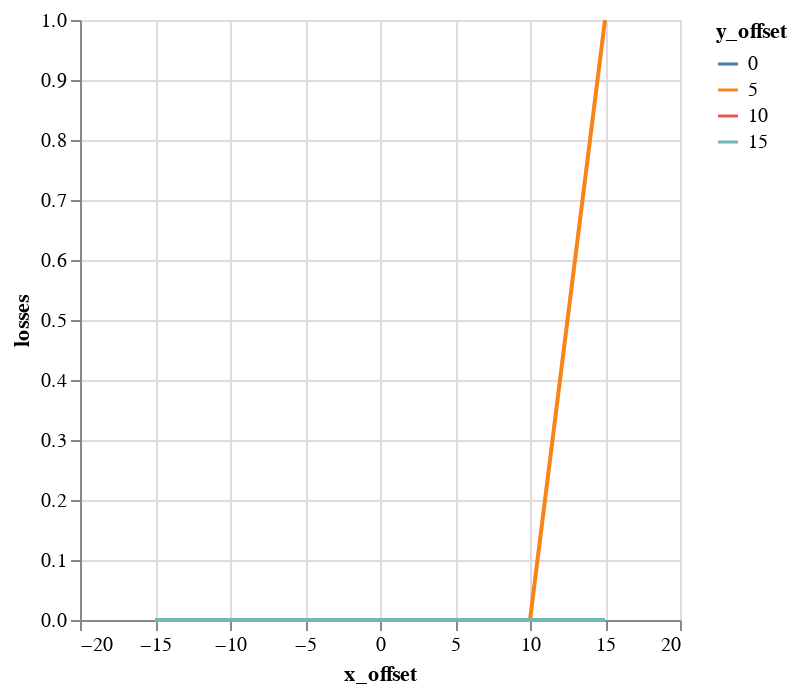

Notebook cell for this chart:
### Code cell
alt.Chart(emit_df).mark_line().encode(
    color='y_offset:N',
    x='x_offset',
    y='losses',
)

### Figure 1 — Vega-Lite specification as saved in the notebook (floating-point values rounded to 4 significant figures)
{"$schema": "https://vega.github.io/schema/vega-lite/v1.2.1.json", "data": {"values": [{"losses": 0, "relbeta": 0.002308, "sourceID": 16777222, "sourceName": "x_-15_y_0", "x_emittance": 1.673, "x_emittance_rel": 1.032, "x_norm_emittance": 0.003863, "x_offset": -15, "y_emittance": 1.571, "y_emittance_rel": 0.9992, "y_norm_emittance": 0.003627, "y_offset": 0}, {"losses": 0, "relbeta": 0.002308, "sourceID": 16777229, "sourceName": "x_-15_y_5", "x_emittance": 1.643, "x_emittance_rel": 1.032, "x_norm_emittance": 0.003794, "x_offset": -15, "y_emittance": 1.598, "y_emittance_rel": 1.002, "y_norm_emittance": 0.003688, "y_offset": 5}, {"losses": 0, "relbeta": 0.002308, "sourceID": 16777236, "sourceName": "x_-15_y_10", "x_emittance": 1.67, "x_emittance_rel": 1.033, "x_norm_emittance": 0.003854, "x_offset": -15, "y_emittance": 1.611, "y_emittance_rel": 1.009, "y_norm_emittance": 0.003718, "y_offset": 10}, {"losses": 0, "relbeta": 0.002308, "sourceID": 16777243, "sourceName": "x_-15_y_15", "x_emittance": 1.772, "x_emittance_rel": 1.06, "x_norm_emittance": 0.00409, "x_offset": -15, "y_emittance": 1.677, "y_emittance_rel": 1.009, "y_norm_emittance": 0.00387, "y_offset": 15}, {"losses": 0, "relbeta": 0.002309, "sourceID": 16777220, "sourceName": "x_-10_y_0", "x_emittance": 1.593, "x_emittance_rel": 1.001, "x_norm_emittance": 0.003677, "x_offset": -10, "y_emittance": 1.554, "y_emittance_rel": 1.001, "y_norm_emittance": 0.003587, "y_offset": 0}, {"losses": 0, "relbeta": 0.002309, "sourceID": 16777227, "sourceName": "x_-10_y_5", "x_emittance": 1.608, "x_emittance_rel": 0.997, "x_norm_emittance": 0.003712, "x_offset": -10, "y_emittance": 1.584, "y_emittance_rel": 1.002, "y_norm_emittance": 0.003656, "y_offset": 5}, {"losses": 0, "relbeta": 0.002309, "sourceID": 16777234, "sourceName": "x_-10_y_10", "x_emittance": 1.494, "x_emittance_rel": 1.005, "x_norm_emittance": 0.00345, "x_offset": -10, "y_emittance": 1.68, "y_emittance_rel": 1.009, "y_norm_emittance": 0.003878, "y_offset": 10}, {"losses": 0, "relbeta": 0.002309, "sourceID": 16777241, "sourceName": "x_-10_y_15", "x_emittance": 1.468, "x_emittance_rel": 1.013, "x_norm_emittance": 0.003389, "x_offset": -10, "y_emittance": 1.644, "y_emittance_rel": 1.006, "y_norm_emittance": 0.003795, "y_offset": 15}, {"losses": 0, "relbeta": 0.002309, "sourceID": 16777218, "sourceName": "x_-5_y_0", "x_emittance": 1.681, "x_emittance_rel": 1.003, "x_norm_emittance": 0.003881, "x_offset": -5, "y_emittance": 1.721, "y_emittance_rel": 1.002, "y_norm_emittance": 0.003972, "y_offset": 0}, {"losses": 0, "relbeta": 0.002309, "sourceID": 16777225, "sourceName": "x_-5_y_5", "x_emittance": 1.537, "x_emittance_rel": 1.009, "x_norm_emittance": 0.003549, "x_offset": -5, "y_emittance": 1.642, "y_emittance_rel": 1.01, "y_norm_emittance": 0.00379, "y_offset": 5}, {"losses": 0, "relbeta": 0.002309, "sourceID": 16777232, "sourceName": "x_-5_y_10", "x_emittance": 1.545, "x_emittance_rel": 1.023, "x_norm_emittance": 0.003568, "x_offset": -5, "y_emittance": 1.582, "y_emittance_rel": 1.024, "y_norm_emittance": 0.003652, "y_offset": 10}, {"losses": 0, "relbeta": 0.002309, "sourceID": 16777239, "sourceName": "x_-5_y_15", "x_emittance": 1.8, "x_emittance_rel": 1.064, "x_norm_emittance": 0.004155, "x_offset": -5, "y_emittance": 1.577, "y_emittance_rel": 1.048, "y_norm_emittance": 0.003641, "y_offset": 15}, {"losses": 0, "relbeta": 0.002309, "sourceID": 16777216, "sourceName": "x_0_y_0", "x_emittance": 1.545, "x_emittance_rel": 1.003, "x_norm_emittance": 0.003567, "x_offset": 0, "y_emittance": 1.538, "y_emittance_rel": 1.001, "y_norm_emittance": 0.00355, "y_offset": 0}, {"losses": 0, "relbeta": 0.002309, "sourceID": 16777223, "sourceName": "x_0_y_5", "x_emittance": 1.547, "x_emittance_rel": 1.004, "x_norm_emittance": 0.003572, "x_offset": 0, "y_emittance": 1.561, "y_emittance_rel": 1.017, "y_norm_emittance": 0.003603, "y_offset": 5}, {"losses": 0, "relbeta": 0.002309, "sourceID": 16777230, "sourceName": "x_0_y_10", "x_emittance": 1.463, "x_emittance_rel": 1.043, "x_norm_emittance": 0.003378, "x_offset": 0, "y_emittance": 1.538, "y_emittance_rel": 1.043, "y_norm_emittance": 0.003551, "y_offset": 10}, {"losses": 0, "relbeta": 0.002309, "sourceID": 16777237, "sourceName": "x_0_y_15", "x_emittance": 2.004, "x_emittance_rel": 1.133, "x_norm_emittance": 0.004626, "x_offset": 0, "y_emittance": 1.848, "y_emittance_rel": 1.146, "y_norm_emittance": 0.004266, "y_offset": 15}, {"losses": 0, "relbeta": 0.002309, "sourceID": 16777217, "sourceName": "x_5_y_0", "x_emittance": 1.567, "x_emittance_rel": 1.011, "x_norm_emittance": 0.003617, "x_offset": 5, "y_emittance": 1.682, "y_emittance_rel": 1.005, "y_norm_emittance": 0.003883, "y_offset": 0}, {"losses": 0, "relbeta": 0.002309, "sourceID": 16777224, "sourceName": "x_5_y_5", "x_emittance": 1.64, "x_emittance_rel": 1.023, "x_norm_emittance": 0.003785, "x_offset": 5, "y_emittance": 1.493, "y_emittance_rel": 1.013, "y_norm_emittance": 0.003447, "y_offset": 5}, {"losses": 0, "relbeta": 0.002309, "sourceID": 16777231, "sourceName": "x_5_y_10", "x_emittance": 1.6, "x_emittance_rel": 1.094, "x_norm_emittance": 0.003694, "x_offset": 5, "y_emittance": 1.627, "y_emittance_rel": 1.021, "y_norm_emittance": 0.003755, "y_offset": 10}, {"losses": 0, "relbeta": 0.002309, "sourceID": 16777238, "sourceName": "x_5_y_15", "x_emittance": 1.86, "x_emittance_rel": 1.164, "x_norm_emittance": 0.004295, "x_offset": 5, "y_emittance": 1.772, "y_emittance_rel": 1.126, "y_norm_emittance": 0.00409, "y_offset": 15}, {"losses": 0, "relbeta": 0.002309, "sourceID": 16777219, "sourceName": "x_10_y_0", "x_emittance": 1.579, "x_emittance_rel": 1.039, "x_norm_emittance": 0.003646, "x_offset": 10, "y_emittance": 1.606, "y_emittance_rel": 1.004, "y_norm_emittance": 0.003708, "y_offset": 0}, {"losses": 0, "relbeta": 0.002309, "sourceID": 16777226, "sourceName": "x_10_y_5", "x_emittance": 1.498, "x_emittance_rel": 1.035, "x_norm_emittance": 0.003459, "x_offset": 10, "y_emittance": 1.499, "y_emittance_rel": 0.995, "y_norm_emittance": 0.003461, "y_offset": 5}, {"losses": 0, "relbeta": 0.002309, "sourceID": 16777233, "sourceName": "x_10_y_10", "x_emittance": 1.95, "x_emittance_rel": 1.119, "x_norm_emittance": 0.004503, "x_offset": 10, "y_emittance": 1.693, "y_emittance_rel": 1.05, "y_norm_emittance": 0.003907, "y_offset": 10}, {"losses": 0, "relbeta": 0.002309, "sourceID": 16777240, "sourceName": "x_10_y_15", "x_emittance": 1.831, "x_emittance_rel": 1.164, "x_norm_emittance": 0.004226, "x_offset": 10, "y_emittance": 1.641, "y_emittance_rel": 1.086, "y_norm_emittance": 0.003789, "y_offset": 15}, {"losses": 0, "relbeta": 0.002309, "sourceID": 16777221, "sourceName": "x_15_y_0", "x_emittance": 1.82, "x_emittance_rel": 1.214, "x_norm_emittance": 0.004201, "x_offset": 15, "y_emittance": 1.582, "y_emittance_rel": 1.003, "y_norm_emittance": 0.003653, "y_offset": 0}, {"losses": 1, "relbeta": 0.002309, "sourceID": 16777228, "sourceName": "x_15_y_5", "x_emittance": 1.816, "x_emittance_rel": 1.155, "x_norm_emittance": 0.004193, "x_offset": 15, "y_emittance": 1.49, "y_emittance_rel": 1.003, "y_norm_emittance": 0.003441, "y_offset": 5}, {"losses": 0, "relbeta": 0.002309, "sourceID": 16777235, "sourceName": "x_15_y_10", "x_emittance": 1.828, "x_emittance_rel": 1.127, "x_norm_emittance": 0.004221, "x_offset": 15, "y_emittance": 1.659, "y_emittance_rel": 1.026, "y_norm_emittance": 0.003829, "y_offset": 10}, {"losses": 0, "relbeta": 0.002309, "sourceID": 16777242, "sourceName": "x_15_y_15", "x_emittance": 1.781, "x_emittance_rel": 1.176, "x_norm_emittance": 0.004111, "x_offset": 15, "y_emittance": 1.733, "y_emittance_rel": 1.092, "y_norm_emittance": 0.004002, "y_offset": 15}]}, "encoding": {"color": {"field": "y_offset", "type": "nominal"}, "x": {"field": "x_offset", "type": "quantitative"}, "y": {"field": "losses", "type": "quantitative"}}, "mark": "line"}
